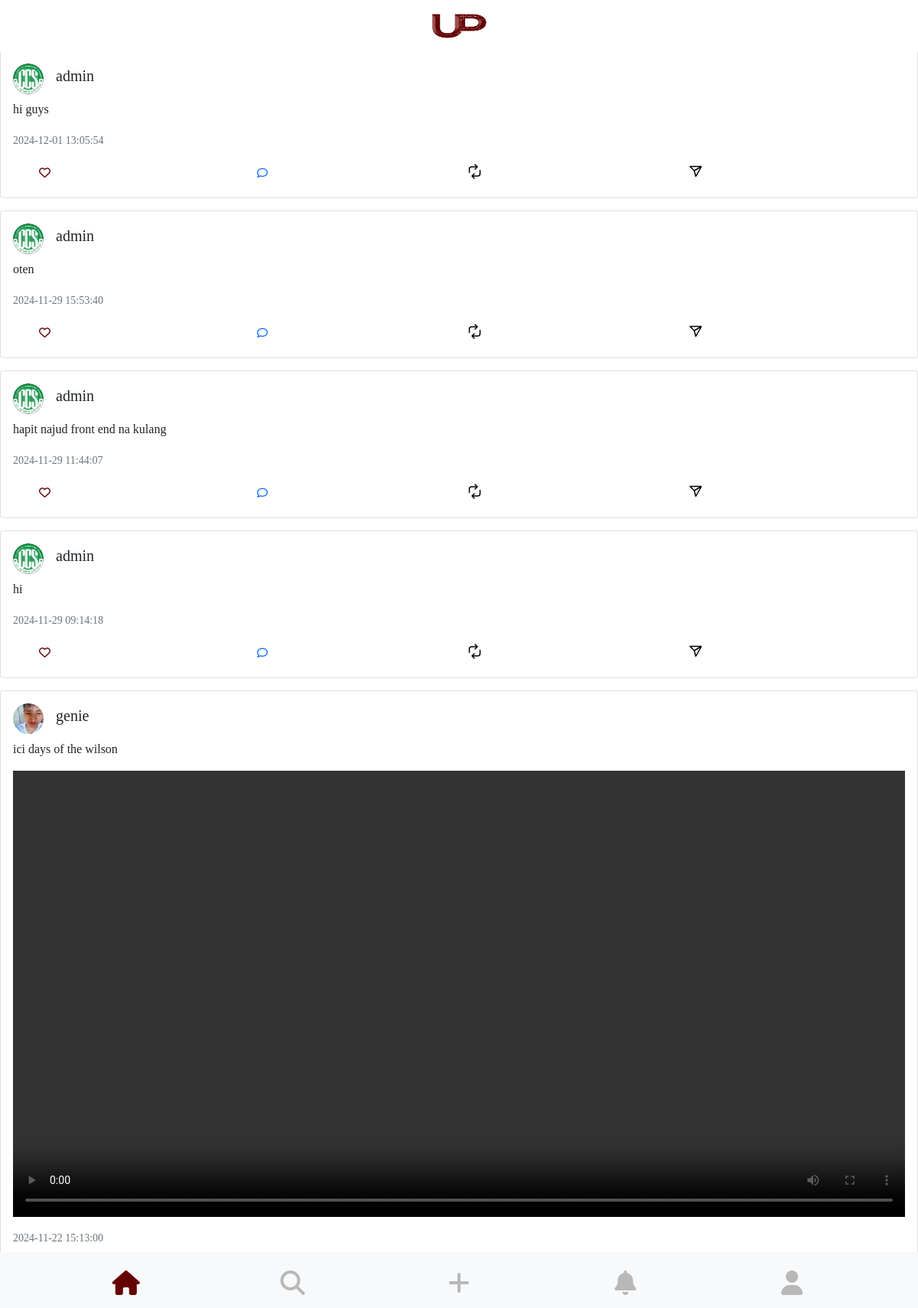
Page /home.php (signed in) on the committed database.
### tables this page shows
CREATE TABLE `posts` (
  `post_id` int(11) NOT NULL,
  `user_id` int(11) DEFAULT NULL,
  `content` text DEFAULT NULL,
  `post_type` enum('text','image','video') DEFAULT NULL,
  `media_url` varchar(255) DEFAULT NULL,
  `timestamp` timestamp NOT NULL DEFAULT current_timestamp(),
  `visibility` enum('public','friends_only') DEFAULT NULL
);

CREATE TABLE `users` (
  `user_id` int(11) NOT NULL,
  `Name` varchar(100) DEFAULT NULL,
  `Email` varchar(100) DEFAULT NULL,
  `Address` text DEFAULT NULL,
  `username` varchar(50) DEFAULT NULL,
  `password` varchar(255) DEFAULT NULL,
  `profile_picture` varchar(255) DEFAULT NULL,
  `bio` text DEFAULT NULL,
  `registration_date` timestamp NOT NULL DEFAULT current_timestamp(),
  `friend_count` int(11) DEFAULT 0
);

### home.php (the view, shortened to what this page needs)
<?php
include('db.php');
$query = "SELECT Posts.*, Users.username, Users.profile_picture,
                 (SELECT COUNT(*) FROM Likes WHERE post_id = Posts.post_id) as like_count
          FROM Posts
          JOIN Users ON Posts.user_id = Users.user_id
          ORDER BY timestamp DESC";
$result = $conn->query($query);
?>
<!doctype html>
<html lang="en">
<head>
    <link href="https://cdnjs.cloudflare.com/ajax/libs/font-awesome/6.5.0/css/all.min.css" rel="stylesheet">
    <link href="https://cdn.jsdelivr.net/npm/bootstrap@5.0.2/dist/css/bootstrap.min.css" rel="stylesheet"
>
    <link rel="stylesheet" href="https://cdn.jsdelivr.net/npm/bootstrap-icons@1.9.0/font/bootstrap-icons.css">
    <link rel="stylesheet" href="style.css">
    <link rel="stylesheet" href="./stylecss/tabfooter.css">
</head>
<body style="background-color: white;">
    <header class="py-1">
        <div class="container">
            <div class="row justify-content-center">
                <div class="col-auto">
                    <img src="logo.png" alt="secondary logo" style="height: 60px; width: 85px;">
                </div>
            </div>
        </div>
    </header>
    <div id="newsfeed">
        <?php
        if ($result->num_rows > 0) {
            while ($row = $result->fetch_assoc()) {
                echo '<div class="card mb-3">';
                echo '<div class="card-body">';
                $profilePic = !empty($row['profile_picture']) ? htmlspecialchars($row['profile_picture']) : 'default-pic.jpg';
                echo '<div class="d-flex align-items-center">';
                echo '<img src="' . $profilePic . '" alt="Profile Picture" class="rounded-circle me-3" style="width: 40px; height: 40px;">';
                echo '<h5 class="card-title">' . htmlspecialchars($row['username']) . '</h5>';
                echo '</div>';
                echo '<p class="card-text mt-2">' . htmlspecialchars($row['content']) . '</p>';
                if (!empty($row['media_url'])) {
                    $media_url = htmlspecialchars($row['media_url']);
                    $file_extension = pathinfo($media_url, PATHINFO_EXTENSION);
                    if (in_array($file_extension, ['jpg', 'jpeg', 'png', 'gif'])) {
                        echo '<img src="' . $media_url . '" alt="Post Image" class="img-fluid">';
                    } elseif (in_array($file_extension, ['mp4', 'avi', 'mov'])) {
                        echo '<video controls class="img-fluid">';
                        echo '<source src="' . $media_url . '" type="video/' . $file_extension . '">';
                        echo '</video>';
                    } else {
                        echo '<p>Unsupported media type.</p>';
                    }
                }
                echo '<p class="card-text mt-2"><small class="text-muted">' . htmlspecialchars($row['timestamp']) . '</small></p>';
                echo '<div class="container">
        <div class="row">
            <div class="col">
                <form action="like.php" method="post" class="d-inline">
                    <input type="hidden" name="post_id" value="' . htmlspecialchars($row['post_id']) . '">
                    <button type="submit" class="btn btn-sm btn-link" style="text-align: center;">
                        <i class="fa-regular fa-heart heart" style="color: #640003;"></i>
                    </button>
                    <span class="like-count" style="display: none; font-size: 0.9rem; color: #640003;">
                        ' . htmlspecialchars($row['like_count']) . ' Likes
                    </span>
                </form>
            </div>
            <div class="col">
                <button class="btn btn-sm btn-link show-comments" data-post-id="' . htmlspecialchars($row['post_id']) . '">
                    <i class="fa-regular fa-comment"></i>
                </button>
            </div>
            <div class="col">
                <button class="no-button-style">
                    <img src="./assets/repost.svg" alt="Repost" width="100" height="100">
                </button>
            </div>
            <div class="col">
                <button class="no-button-style">
                    <img src="./assets/send.svg" alt="Send" width="100" height="100">
                </button>
            </div>
        </div>
    </div>';
                echo '</div>';
                echo '</div>';
            }
        } else {
            echo '<p>No posts yet!</p>';
        }
        ?>
    </div>
    <footer class="bg-light">
        <div class="container">
            <div class="row text-center mt-4 footertab">
                <div class="col">
                    <a href="home.php" class="text-decoration-none">
                        <i class="fas fa-home fa-2x footericon" data-page="home.php"></i>
                    </a>
                </div>
                <div class="col">
                    <a href="search.php" class="text-decoration-none">
                        <i class="fas fa-search fa-2x footericon" data-page="search.php"></i>
                    </a>
                </div>
                <div class="col">
                    <a href="post.php" class="text-decoration-none">
                        <i class="fas fa-plus fa-2x footericon" data-page="post.php"></i>
                    </a>
                </div>
                <div class="col">
                    <a href="notify.php" class="text-decoration-none">
                        <i class="fas fa-bell fa-2x footericon" data-page="notify.php"></i>
                    </a>
                </div>
                <div class="col">
                    <a href="profile.php" class="text-decoration-none">
                        <i class="fas fa-user fa-2x footericon" data-page="profile.php"></i>
                    </a>
                </div>
            </div>
        </div>
    </footer>
</body>
</html>

### style.css (style rules this page uses)
body { background-color: #640003; font-family: "Montserrat", serif; font-optical-sizing: auto; font-weight: <weight>; font-style: normal; }

### stylecss/tabfooter.css (style rules this page uses)
#newsfeed { overflow-y: auto; max-height: calc(110vh - 120px); }
footer { position: fixed; bottom: 0; width: 100%; background: #FFFFFF; z-index: 100; }
header { position: fixed; top: 0; width: 100%; background: #FFFFFF; z-index: 100; }
#newsfeed { margin-top: 66px; }
#newsfeed .card img, #newsfeed .card video { width: 100%; height: auto; }
.footertab { margin: 14px; }
.footericon { color: #B8B8B8; }
.footericon.active { color: #640003; }

### home.php (style rules this page uses)
.heart { font-size: 15px; cursor: pointer; }
.no-button-style { border: none; background: none; padding: 0; }

### rows in the picture
posts: user.profile_picture (picture), user.username "admin", content "hi guys", timestamp "2024-12-01 13:05:54"
posts: user.profile_picture (picture), user.username "admin", content "oten", timestamp "2024-11-29 15:53:40"
posts: user.profile_picture (picture), user.username "admin", content "hapit najud front end na kulang", timestamp "2024-11-29 11:44:07"
posts: user.profile_picture (picture), user.username "admin", content "hi", timestamp "2024-11-29 09:14:18"
posts: user.profile_picture (picture), user.username "genie", content "ici days of the wilson", timestamp "2024-11-22 15:13:00"
